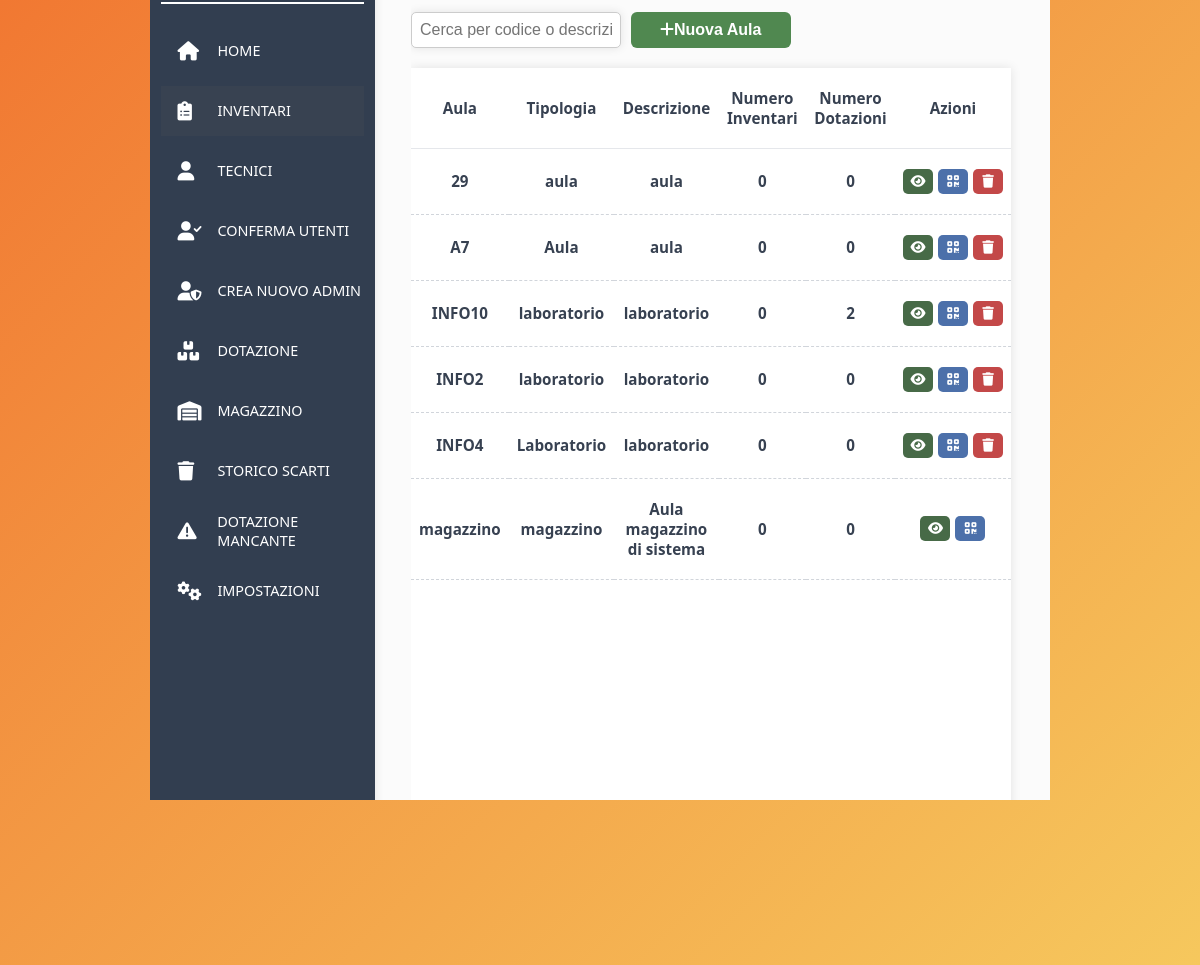
The page /pages/aule/aule.php (signed in) on the database its author committed.
### tables this page shows
CREATE TABLE `aula` (
  `ID_aula` varchar(20) NOT NULL,
  `descrizione` text DEFAULT NULL,
  `stato` varchar(10) NOT NULL,
  `tipologia` varchar(20) DEFAULT NULL
);

### pages/aule/aule.php (the view, shortened to what this page needs)
<?php
    $username = $_SESSION['username'];
    $role = $_SESSION['role'];
    if (!is_null($username)) {
        $host = 'localhost';
        $db = 'inventariosdarzo';
        $user = 'root';
        $pass = '';
        try {
            $conn = new PDO("mysql:host=$host;dbname=$db", $user, $pass);
            $conn->setAttribute(PDO::ATTR_ERRMODE, PDO::ERRMODE_EXCEPTION);
            $stmt = $conn->query("SELECT ID_aula, descrizione, tipologia FROM aula WHERE stato = 'attiva'");
            $aule = $stmt->fetchAll(PDO::FETCH_ASSOC);
        } catch (PDOException $e) {
            die("Errore nella connessione o nella query: " . $e->getMessage());
        }
    } else {
        header("Location: ..\..\logout\logout.php");
        exit();
    }
?>
<!DOCTYPE html>
<html lang="en">
<head>
        <link rel="stylesheet" href="..\..\assets\css\background.css">
        <link rel="stylesheet" href="..\..\assets\css\shared_style_user_admin.css">
        <link rel="stylesheet" href="..\..\assets\css\shared_admin_subpages.css">
        <link rel="stylesheet" href="aule.css">
        <link rel="stylesheet" href="https://cdnjs.cloudflare.com/ajax/libs/font-awesome/6.0.0-beta3/css/all.min.css">
</head>
<body>
    <div class="container">
        <div class="sidebar">
                <div class="image"><img src="..\..\assets\images\logo_darzo.png" width="120px"></div>
                <div class="section-container">
                    <br>
                    <?php
                        if($role == 'admin') {
                            echo '<a href="../admin_page/admin_page/admin_page.php"><div class="section"><span class="section-text"><i class="fas fa-home"></i> HOME</span></div></a>';
                        } else {
                            echo '<a href="../user_page/user_page.php"><div class="section"><span class="section-text"><i class="fas fa-home"></i> HOME</span></div></a>';
                        }
                    ?>
                    <a href="../aule/aule.php"><div class="section selected"><span class="section-text"><i class="fas fa-clipboard-list"></i> INVENTARI</span></div></a>
                    <?php
                        if($role == "admin"){
                            echo '<a href="..\admin_page\mostra_user_attivi\mostra_user_attivi.php"><div class="section"><span class="section-text"><i class="fas fa-user"></i> TECNICI</span></div></a>';
                            echo '<a href="..\admin_page\user_accept\user_accept.php"><div class="section"><span class="section-text"><i class="fas fa-user-check"></i>CONFERMA UTENTI</span></div></a>';
                            echo '<a href="..\admin_page\nuovo_admin\nuovo_admin.php"><div class="section"><span class="section-text"><i class="fas fa-user-shield"></i>CREA NUOVO ADMIN</span></div></a>';
                        };
                    ?>
                    <a href="../lista_dotazione/lista_dotazione.php"><div class="section"><span class="section-text"><i class="fas fa-boxes-stacked"></i>DOTAZIONE</span></div></a>
                    <a href="../dotazione_archiviata/dotazione_archiviata.php"><div class="section"><span class="section-text"><i class="fas fa-warehouse"></i>MAGAZZINO</span></div></a>
                    <a href="../dotazione_eliminata/dotazione_eliminata.php"><div class="section"><span class="section-text"><i class="fas fa-trash"></i>STORICO SCARTI</span></div></a>
                    <a href="../dotazione_mancante/dotazione_mancante.php"><div class="section"><span class="section-text"><i class="fas fa-exclamation-triangle"></i>DOTAZIONE MANCANTE</span></div></a>
                    <a href="../impostazioni/impostazioni.php"><div class="section"><span class="section-text"><i class="fas fa-cogs"></i>IMPOSTAZIONI</span></div></a>
                </div>
            </div>
    <div class="content">
        <div class="actions">
            <input type="text" id="filterInput" placeholder="Cerca per codice o descrizione" class="filter-input">
            <form method="post" action="aggiungi_aula/aggiungi_aula.php">
                <button class="btn-add"><i class="fas fa-plus"></i>Nuova Aula</button>
            </form>
        </div>
        <div class="lista-dotazioni">
            <table>
                    <thead>
                        <td>Aula</td>
                        <td>Tipologia</td>
                        <td>Descrizione</td>
                        <td>Numero Inventari</td>
                        <td>Numero Dotazioni</td>
                        <td style="text-align: center;">Azioni</td>
                    </thead>
                <tbody>
                        <?php foreach ($aule as $aula):
                            $stmt = $conn->prepare("SELECT ID_aula FROM inventario");
                            $controlloMagazzino = $stmt->fetchColumn();
                            if($controlloMagazzino != "magazzino"){
                                $stmt = $conn->prepare("SELECT COUNT(*) FROM dotazione WHERE ID_aula = ?");
                                $stmt->execute([$aula['ID_aula']]);
                                $numDot = $stmt->fetchColumn();
                            }else{
                                $stmt = $conn->prepare("SELECT COUNT(*) FROM dotazione WHERE stato = 'archiviato'");
                                $stmt->execute([$aula['ID_aula']]);
                                $numDot = $stmt->fetchColumn();
                            }
                            $stmt = $conn->prepare("SELECT COUNT(*) FROM inventario WHERE ID_aula = ? ");
                            $stmt->execute([$aula['ID_aula']]);
                            $numInv = $stmt->fetchColumn();
                            echo "<tr>";
                            echo "<td>".$aula['ID_aula']."</td>";
                            echo "<td>".$aula['tipologia']."</td>";
                            echo "<td>".$aula['descrizione']."</td>";
                            echo "<td>".$numInv."</td>";
                            echo "<td>".$numDot."</td>";
                        ?>
                        <td>
                            <div class="div-action-btn">
                                <a href="../inventari/inventari.php?id=<?php echo $aula['ID_aula'] ?>" >
                                    <button class="btn-action btn-green"><i class="fas fa-eye"></i></button>
                                </a>
                                <a href="..\generazione_QR\genera_pdf_aule.php?ID_aula=<?php echo $aula['ID_aula']; ?>" target="_BLANK" <?php if($numDot == 0) echo "onclick='return false;'"?>>
                                    <button name="qrcode" class="btn-action btn-blu">
                                        <i class="fas fa-qrcode"></i>
                                    </button>
                                </a>
                                <?php if($aula['ID_aula'] !== 'magazzino'): ?>
                                    <form method="POST" style="display:inline;">
                                        <button name="scarta" value="<?php echo $aula['ID_aula']?>" class="btn-action btn-red">
                                            <i class="fas fa-trash"></i>
                                        </button>
                                    </form>
                                <?php endif; ?>
                            </div>
                        </td>
                    </tr>
                    <?php endforeach;?>
                </tbody>
            </table>
        </div>
    </div>
</body>
</html>

### assets/css/background.css (style rules this page uses)
body { font-family: Arial, sans-serif; background: linear-gradient(-45deg, #f17832, #fec11a, #f7da67, #f17832); background-size: 400% 400%; animation: gradientMove 10s ease infinite; }

### assets/css/shared_style_user_admin.css (style rules this page uses)
html, body { height: 100%; margin: 0; padding: 0; overflow: hidden; display: flex; justify-content: center; align-items: center; font-family: Arial, Helvetica, sans-serif; }
.container { background-color: #fbfbfb; width: 75vw; height: 90vh; display: flex; border-radius: 20px; box-shadow: 0 0 10px rgba(0, 0, 0, 0.1); }
.sidebar { background-color: #323e50; width: 25%; min-width: 130px; height: 90vh; border-bottom-left-radius: 20px; border-top-left-radius: 20px; box-shadow: 0 0 10px rgba(0, 0, 0, 0.1); }
.image { position: relative; top: 2%; left: 5%; }
img { min-width: 30%; max-width: 60%; }
.section-container { border-top: 2px solid white; margin-top: 15px; width: 90%; height: 100%; position: relative; left: 5%; right: 5%; font-family: 'Segoe UI', Tahoma, Geneva, Verdana, sans-serif; display: block; color: #333; }
.section { position: relative; width: 100%; height: 50px; margin-bottom: 10px; }
a { text-decoration: none; }
.section-text { width: 100%; height: 100%; font-weight: 500; color: #ffffff; font-size: 0.9rem; display: flex; align-items: center; justify-content: start; padding: 0 8%; }
.content { flex-grow: 1; background-color: #fbfbfb; border-top-right-radius: 20px; border-bottom-right-radius: 20px; overflow-y: auto; margin-left: 4%; }
.section-text i { width: 30px; font-size: 1.2rem; margin-right: 10px; }
.selected { background-color: #384251; }

### assets/css/shared_admin_subpages.css (style rules this page uses)
.btn-blu { background-color: #4c70aa; }
.btn-red { background-color: #c34848; }
.btn-action { width: 30px; height: 25px; border: 0px; border-radius: 5px; color: white; }

### pages/aule/aule.css (style rules this page uses)
.lista-dotazioni { background-color: rgb(255, 255, 255); width: 100%; height: 70%; margin-top: 20px; box-shadow: 0 0 10px rgba(0, 0, 0, 0.1); max-width: 50vw; overflow-y: auto; }
.lista-dotazioni table { width: 100%; border-collapse: collapse; font-family: 'Segoe UI', Tahoma, Geneva, Verdana, sans-serif; font-size: 0.95rem; color: #374151; }
.lista-dotazioni thead td { font-weight: bold; padding: 20px 8px; border-bottom: 1px solid #e5e7eb; vertical-align: middle; word-wrap: break-word; text-align: center; }
.lista-dotazioni tbody td { max-width: 300px; font-weight: bold; padding: 20px 8px; border-bottom: 1px dashed #d1d5db; vertical-align: middle; word-wrap: break-word; text-align: center; }
.btn-green { background-color: rgb(71, 106, 71); }
.filter-input { padding: 8px; width: 30%; font-size: 16px; border: 1px solid #ccc; border-radius: 5px; box-shadow: 0 0 10px rgba(0, 0, 0, 0.1); }
.btn-add { background-color: rgb(80, 136, 80); border: none; width: 10%; min-width: 160px; height: 36px; border-radius: 6px; cursor: pointer; color: white; font-weight: bold; font-size: 1rem; }
.actions { display: flex; gap: 10px; margin-bottom: 20px; }
.div-action-btn { display: flex; text-align: center; justify-content: center; gap: 5px; }

### rows shown on the page
aula: ID_aula "29", tipologia "aula", descrizione "aula", numInv "0", numDot "0"
aula: ID_aula "A7", tipologia "Aula", descrizione "aula", numInv "0", numDot "0"
aula: ID_aula "INFO10", tipologia "laboratorio", descrizione "laboratorio", numInv "0", numDot "2"
aula: ID_aula "INFO2", tipologia "laboratorio", descrizione "laboratorio", numInv "0", numDot "0"
aula: ID_aula "INFO4", tipologia "Laboratorio", descrizione "laboratorio", numInv "0", numDot "0"
aula: ID_aula "magazzino", tipologia "magazzino", descrizione "Aula magazzino di sistema", numInv "0", numDot "0"
